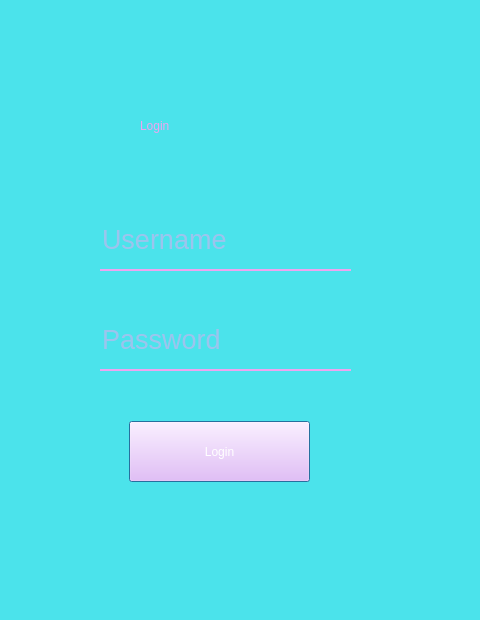
<?xml version="1.0" encoding="UTF-8"?>
<ui version="4.0">
 <class>Dialog</class>
 <widget class="QDialog" name="Dialog">
  <property name="geometry">
   <rect>
    <x>0</x>
    <y>0</y>
    <width>480</width>
    <height>620</height>
   </rect>
  </property>
  <property name="windowTitle">
   <string>Dialog</string>
  </property>
  <property name="styleSheet">
   <string notr="true">background-color: rgb(75, 227, 235);
</string>
  </property>
  <widget class="QLabel" name="label">
   <property name="geometry">
    <rect>
     <x>140</x>
     <y>80</y>
     <width>181</width>
     <height>91</height>
    </rect>
   </property>
   <property name="styleSheet">
    <string notr="true">
color: rgb(237, 165, 240);
font: 700 68pt &quot;Chalkboard&quot;;</string>
   </property>
   <property name="text">
    <string>Login</string>
   </property>
  </widget>
  <widget class="QLineEdit" name="lineEdit">
   <property name="geometry">
    <rect>
     <x>100</x>
     <y>220</y>
     <width>251</width>
     <height>51</height>
    </rect>
   </property>
   <property name="styleSheet">
    <string notr="true">background-color: rgba(0,0,0,0);
border: none;
border-bottom: 2px solid rgb(237, 165, 240);
color: rgb(237, 165, 240);
padding-bottom: 10px;
font-size: 20pt;
font: 700 20pt &quot;Chalkboard&quot;;</string>
   </property>
   <property name="text">
    <string/>
   </property>
   <property name="placeholderText">
    <string>Username</string>
   </property>
  </widget>
  <widget class="QLineEdit" name="lineEdit_3">
   <property name="geometry">
    <rect>
     <x>100</x>
     <y>320</y>
     <width>251</width>
     <height>51</height>
    </rect>
   </property>
   <property name="styleSheet">
    <string notr="true">background-color: rgba(0,0,0,0);
border: none;
border-bottom: 2px solid rgb(237, 165, 240);
color: rgb(237, 165, 240);
padding-bottom: 10px;
font-size: 20pt;
font: 700 20pt &quot;Chalkboard&quot;;</string>
   </property>
   <property name="text">
    <string/>
   </property>
   <property name="placeholderText">
    <string>Password</string>
   </property>
  </widget>
  <widget class="QPushButton" name="pushButton">
   <property name="geometry">
    <rect>
     <x>129</x>
     <y>421</y>
     <width>181</width>
     <height>61</height>
    </rect>
   </property>
   <property name="styleSheet">
    <string notr="true">background-color: rgb(245, 179, 255);
font: 700 20pt &quot;Chalkboard&quot;;
color: rgb(255, 255, 255)</string>
   </property>
   <property name="text">
    <string>Login</string>
   </property>
  </widget>
 </widget>
 <resources/>
 <connections/>
</ui>
